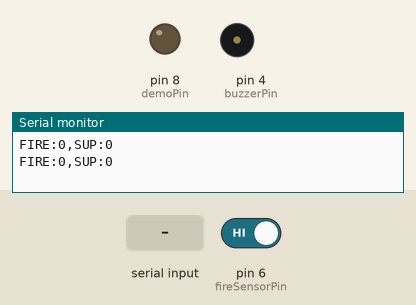
This sketch was run on a simulated Arduino Uno, built with avr-gcc and run on an emulated ATmega328P. Shown: output pins drawn as LEDs (lit = HIGH), buzzer (waves = sounding, pin HIGH), the last lines printed to the serial monitor. The test bench sets the inputs (shaded band); at power-on: pin 6 (fireSensorPin) HIGH.

Above: at 1.2 s.
1.3 s: pin 6 (fireSensorPin) driven LOW
At 1.92 s:
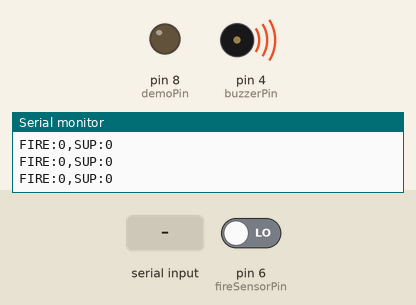
4.3 s: "S" received over Serial
At 4.42 s:
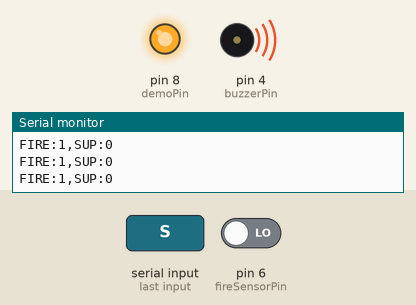
7.3 s: "X" received over Serial
At 10.2 s:
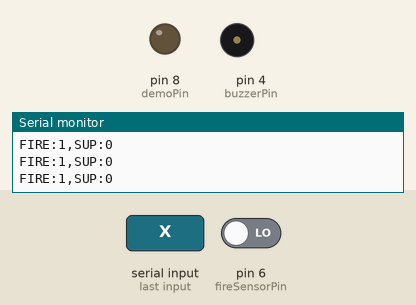
10.3 s: "M" received over Serial
At 10.8 s:
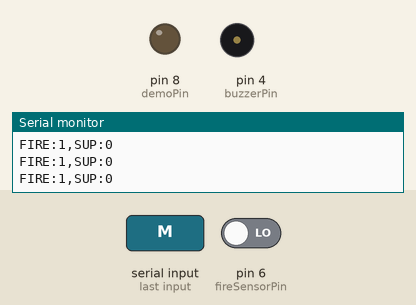
Timing chart, 0 to 12.8 s (numbered marks = the images above; inputs shaded):
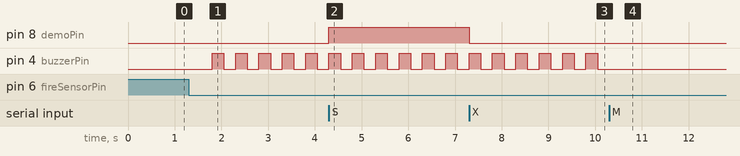

Measured:
- after the input at 1.3 s, pin 4 (buzzerPin): alternates HIGH for 0.25 s and LOW for 0.25 s, starting after 0.50 s
- after the input at 4.3 s, pin 8 (demoPin): LOW → HIGH at once
- after the input at 7.3 s, pin 8 (demoPin): HIGH → LOW after 0.00 s instead of 2.0 s
- after the input at 10.3 s, pin 4 (buzzerPin): stops changing and stays LOW

The sketch:

uno_node.ino
```cpp
// Arduino Uno fire node (same wiring as your circuit): sensor OUT->D6, buzzer +->D4.
// Extra for the suppression demo: relay IN or LED (with 220 ohm resistor) -> D8.
// Talks to bridge.js over USB serial at 9600. Local alarm works even if the PC is off.
const int buzzerPin = 4;
const int fireSensorPin = 6;
const int demoPin = 8;
const unsigned long SUPPRESS_MS = 5000;   // hard limit for the demo output

bool fire = false, muted = false, suppressing = false, buzzOn = false;
int lowCount = 0, highCount = 0;
unsigned long lastRead = 0, lastBeep = 0, lastReport = 0, supStart = 0;

void setup() {
  Serial.begin(9600);
  pinMode(buzzerPin, OUTPUT);
  pinMode(fireSensorPin, INPUT);
  pinMode(demoPin, OUTPUT);
  digitalWrite(demoPin, LOW);   // use HIGH here and below if your relay is active-LOW
}

void loop() {
  unsigned long now = millis();

  // Sensor: 0 = fire. Debounced: 3 fire reads to trigger, 5 clear reads to reset.
  if (now - lastRead >= 200) {
    lastRead = now;
    if (digitalRead(fireSensorPin) == LOW) { if (lowCount < 10) lowCount++; highCount = 0; }
    else { if (highCount < 10) highCount++; lowCount = 0; }
    if (!fire && lowCount >= 3) fire = true;
    if (fire && highCount >= 5) fire = false;
  }

  // Non-blocking buzzer (no delay, so the sensor is always being read)
  if (fire && !muted) {
    if (now - lastBeep >= 250) { lastBeep = now; buzzOn = !buzzOn; digitalWrite(buzzerPin, buzzOn); }
  } else { buzzOn = false; digitalWrite(buzzerPin, LOW); }

  // Commands from bridge: S = suppress demo, X = stop, M = mute, U = unmute
  while (Serial.available()) {
    char c = Serial.read();
    if (c == 'S' && !suppressing) { suppressing = true; supStart = now; digitalWrite(demoPin, HIGH); }
    if (c == 'X') { suppressing = false; digitalWrite(demoPin, LOW); }
    if (c == 'M') muted = true;
    if (c == 'U') muted = false;
  }
  if (suppressing && now - supStart >= SUPPRESS_MS) { suppressing = false; digitalWrite(demoPin, LOW); }

  // Status line every 500 ms, e.g. "FIRE:1,SUP:0"
  if (now - lastReport >= 500) {
    lastReport = now;
    Serial.print("FIRE:"); Serial.print(fire ? 1 : 0);
    Serial.print(",SUP:");  Serial.println(suppressing ? 1 : 0);
  }
}
```
